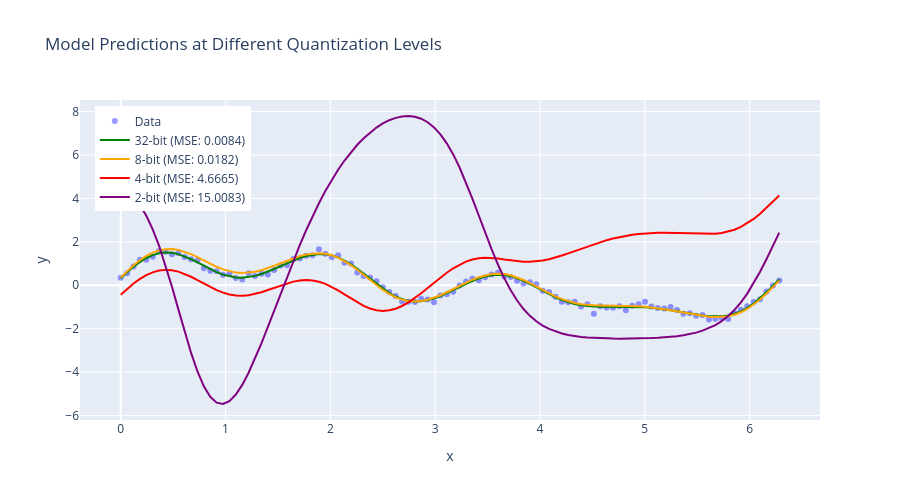

Here is the notebook cell this chart was saved with:
### Markdown cell above
---
## 5. Visual Comparison: Model Predictions

Let's see how the model's predictions change with different quantization levels.

### Code cell
# Compare predictions at different quantization levels
model.load_state_dict(trained_state)

fig = go.Figure()

# Data points
fig.add_trace(go.Scatter(
    x=x, y=y,
    mode='markers',
    marker=dict(size=6, color='blue', opacity=0.4),
    name='Data'
))

# Predictions at different bit levels
colors = ['green', 'orange', 'red', 'purple']
bit_levels_to_show = [32, 8, 4, 2]

for bits, color in zip(bit_levels_to_show, colors):
    if bits == 32:
        q_model = model
    else:
        q_model = quantize_model(model, bits)
    
    with torch.no_grad():
        pred = q_model(x_normalized).numpy().flatten()
    
    mse = evaluate_model(q_model, x_normalized, y_tensor)
    
    fig.add_trace(go.Scatter(
        x=x, y=pred,
        mode='lines',
        line=dict(color=color, width=2),
        name=f'{bits}-bit (MSE: {mse:.4f})'
    ))

fig.update_layout(
    title='Model Predictions at Different Quantization Levels',
    xaxis_title='x',
    yaxis_title='y',
    width=900, height=500,
    legend=dict(x=0.02, y=0.98)
)

fig.show()

print("Notice: 8-bit predictions are nearly identical to 32-bit!")
print("Even 4-bit shows reasonable performance.")
print("2-bit shows significant degradation - too few levels to represent the weights.")
